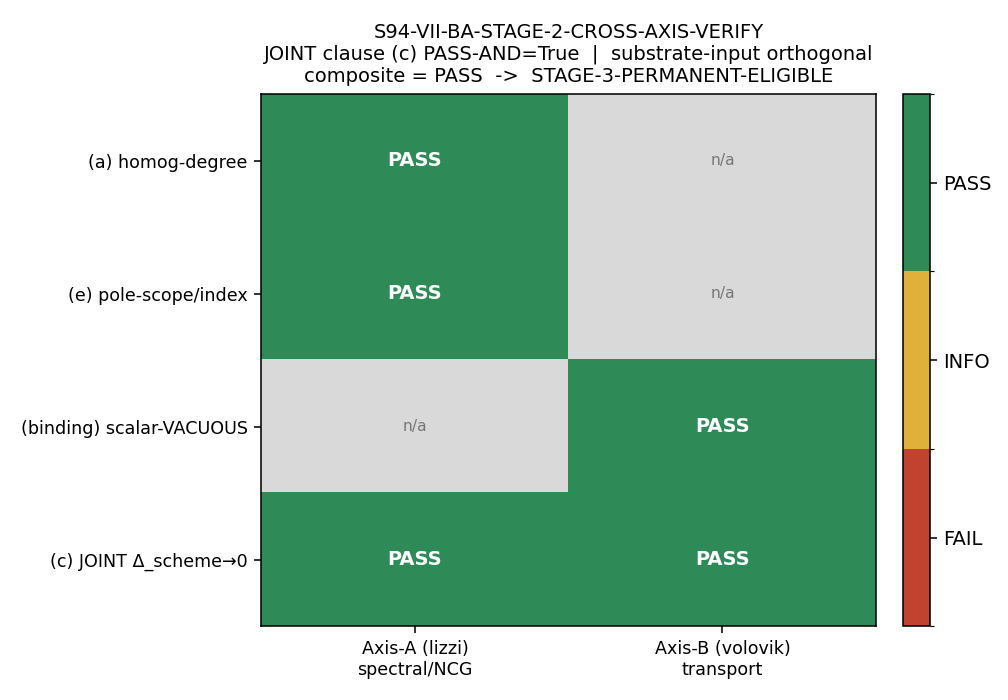

Reproduce this figure in Python.
#!/usr/bin/env python3
"""
S94 W1-1 — S94-VII-BA-STAGE-2-CROSS-AXIS-VERIFY (composite Stage-2 aggregator)
=============================================================================

Gate: S94-VII-BA-STAGE-2-CROSS-AXIS-VERIFY ([VERIFY-THEOREM])

Orchestrator-of-gate Stage-2 aggregator for the §VII.BA `#### (h)` STAGE-1-CANDIDATE
JOINT TWO-AXIS composite-bridge-map dimensional-class admissibility theorem (registered
S93 W1-2; THIRD framework joint cross-axis theorem after §VII.AH and §VII.U.2 Var_a),
per `.claude/rules/joint-theorem-promotion.md` 4-stage pathway, §"Stage 2".

This script does NOT re-derive the per-axis clauses — the INDEPENDENCE of the two
cross-reviews is the physics (both reviewers re-derived the registered Stage-1 entry
WITHOUT prior workshop context, on structurally orthogonal substrate-input anchors).
This aggregator's job is the DETERMINISTIC boolean PASS-AND aggregation:

  - load the two cross-reviewer per-clause verdict JSONs (computed booleans, NOT hardcoded)
  - PASS-AND the JOINT clause (c) across the two independent verdicts (logical AND, NOT OR)
  - confirm substrate-input-orthogonality (∃ obs_i loaded by exactly ONE reviewer)
  - emit the composite Stage-2 verdict.

Cross-reviewers (axis-distinct; NEITHER is connes nor mack, the EXCLUDED original authors):
  - Axis-A (spectral / NCG-axiomatic) : lizzi-spectral-functional-theorist
      input : computations/session-94/s94_w1_1_axisA_lizzi_verdict.json
      clauses: (a) homogeneity-degree obstruction, (e) pole-scoping/index-rigidity,
               JOINT (c) Delta_scheme->0 (Axis-A face)
      orthogonality anchor: s92_w1_cf_w9_8_1_composite_bridge_map_wodzicki_hkr.npz
  - Axis-B (transport / substrate-natural-binding) : volovik-superfluid-universe-theorist
      input : computations/session-94/s94_w1_1_axisB_volovik_verdict.json
      clauses: (binding) canonical-import-scalar-VACUOUS / substrate-natural-non-scalar,
               JOINT (c) Delta_scheme->0 (Axis-B face)
      orthogonality anchor: s92_w2_wodzicki_f_functor_normalization.npz

Aggregation operator (gate block §W1-1):
  Stage2_PASS := (axisA_single_axis_all == PASS)
               AND (axisB_single_axis_all == PASS)
               AND (clause_c_axisA == PASS AND clause_c_axisB == PASS)   [JOINT clause (c) logical AND]
               AND substrate_input_orthogonality
  substrate_input_orthogonality := (axisA.substrate_input_anchor != axisB.substrate_input_anchor)
    -> two DISTINCT data files => structural ceiling, NO substrate-input-overlap caveat
       (the §VII.AH STAGE-3-PERMANENT structural-ceiling precedent, S89 W4-7).

PASS_meaning : §VII.BA `#### (h)` becomes STAGE-3-PERMANENT-ELIGIBLE (orchestrator flips the
               registry tag at wave close). FOURTH framework cross-axis joint theorem toward
               STAGE-3-PERMANENT (after §VII.AH FIRST, §VII.U.2 Var_a, §VII.AW.OP-PROJ, §VII.BB).
FAIL_meaning : any reviewer FAIL on any clause -> theorem stays STAGE-1-CANDIDATE; FAIL clause
               routes to next-session remediation.
INFO_meaning : any reviewer INFO on a clause (no FAIL) -> stays STAGE-1, INFO clause documented
               as Stage-2-INFO-deferred. Also fires if orthogonality cannot be established
               (both reviewers load the SAME data) -> substrate-input-overlap caveat (Verdict B).

Inputs (SHA-256 dual-pinned at runtime; S84+ schema):
  - computations/session-94/s94_w1_1_axisA_lizzi_verdict.json   (Axis-A verdict; feeds audit_sha256)
  - computations/session-94/s94_w1_1_axisB_volovik_verdict.json (Axis-B verdict; feeds audit_sha256)
  - sessions/permanent-results-registry.md                      (registry entry; feeds audit_sha256)
  - canonical_constants.py                                      (feeds audit_sha256)
  - script bytes                                                (feeds BOTH audit_sha256 + content_sha256)
The gate-block audit_sha256_inputs = [script, canonical, pinmap, axisA_verdict_sha,
axisB_verdict_sha, registry_entry_sha]; the two reviewer JSONs + the registry file are
in INPUT_FILES, so the pinmap folds their SHAs into audit_sha256 by construction.

Output 4-tuple:
  (value=<composite + substitution-chain summary>,
   scheme=stage-2-independent-verify-two-axis-NCG-spectral-and-transport,
   convention=registry-§VII.BA-(h)-STAGE-1-CANDIDATE-per-clause-PASS-AND, L_max=12)

Classification: GEOMETRIC (Stage-2 of the joint-theorem-promotion pathway; no D_K diagonalization).
"""

from __future__ import annotations

# ---------------------------------------------------------------------------
# Section 1 — Canonical constants (MANDATORY first import)
# ---------------------------------------------------------------------------
import sys as _sys
import os as _os
from pathlib import Path as _P

_os.environ.setdefault("OMP_NUM_THREADS", "8")  # (local) CPU-only boolean aggregator; no GPU
_os.environ.setdefault("MKL_NUM_THREADS", "8")  # (local)

_SHARED = _P(__file__).resolve().parent.parent / "_shared"
if str(_SHARED) not in _sys.path:
    _sys.path.insert(0, str(_SHARED))
from canonical_constants import M_KK_gravity, Delta_BCS  # noqa: F401  canonical pins (cross-check only)

# ---------------------------------------------------------------------------
# Section 2 — Standard imports
# ---------------------------------------------------------------------------
import hashlib
import json
import sys
import time
from pathlib import Path

import numpy as np
import matplotlib

matplotlib.use("Agg")
import matplotlib.pyplot as plt

# ---------------------------------------------------------------------------
# Section 3 — Paths + pre-registration
# ---------------------------------------------------------------------------
SESSION_DIR = Path(__file__).resolve().parent
COMPUTATIONS_DIR = SESSION_DIR.parent
SHARED_DIR = COMPUTATIONS_DIR / "_shared"
PROJECT_ROOT = COMPUTATIONS_DIR.parent

SESSION = "S94"                                                              # (local)
GATE_ID = "S94-VII-BA-STAGE-2-CROSS-AXIS-VERIFY"                             # (local)
SCHEME = "stage-2-independent-verify-two-axis-NCG-spectral-and-transport"    # (local)
CONVENTION = "registry-VII.BA-(h)-STAGE-1-CANDIDATE-per-clause-PASS-AND"     # (local)
L_MAX = 12                                                                   # (local)

# Pre-registered tolerance (plan §W1-1): JOINT clause (c) Delta_scheme machine-zero band.
DELTA_SCHEME_TOL = 1e-9  # (local) |Delta_scheme| < 1e-9 M_KK^2 (CF-55 Reading-A anchor)

# Cross-reviewer verdict JSON inputs (orchestrator-provided; both verified on disk).
AXIS_A_JSON = SESSION_DIR / "s94_w1_1_axisA_lizzi_verdict.json"    # (local)
AXIS_B_JSON = SESSION_DIR / "s94_w1_1_axisB_volovik_verdict.json"  # (local)
REGISTRY_MD = PROJECT_ROOT / "sessions" / "permanent-results-registry.md"  # (local)

OUT_NPZ = SESSION_DIR / "s94_w1_1_vii_ba_stage_2_cross_axis_verify.npz"
OUT_PNG = SESSION_DIR / "s94_w1_1_vii_ba_stage_2_cross_axis_verify.png"
VERDICT_TXT = SESSION_DIR / "s94_gate_verdicts.txt"

# INPUT_FILES order matters only for the printed pin log; the pinmap is sorted before hashing.
# Per gate-block audit_sha256_inputs: canonical + axisA_verdict + axisB_verdict + registry_entry.
INPUT_FILES = [
    SHARED_DIR / "canonical_constants.py",
    AXIS_A_JSON,
    AXIS_B_JSON,
    REGISTRY_MD,
]


# ---------------------------------------------------------------------------
# Section 4 — SHA-256 dual-pin helpers (S84+ dual-SHA schema, W9a-99 split)
# ---------------------------------------------------------------------------
def sha256_of(path: Path) -> str:
    """SHA-256 of a file's bytes; empty string on missing/unreadable."""
    h = hashlib.sha256()  # (local)
    try:
        h.update(path.read_bytes())
    except OSError:
        return ""
    return h.hexdigest()


def log_input_pins(inputs: list[Path]) -> dict[str, str]:
    """Print SHA-256 of each input; return {relpath: sha} for the closure/pinmap."""
    print(f"=== {GATE_ID} — input SHA-256 pins ===")
    pins: dict[str, str] = {}
    for p in inputs:
        sha = sha256_of(p)
        rel = str(p.relative_to(PROJECT_ROOT)).replace("\\", "/")
        print(f"  {rel}: {sha[:16]}...")
        pins[rel] = sha
    return pins


def closure_hash(pins: dict[str, str]) -> str:
    """Stable hash over all input SHAs (invariant to dict ordering); legacy informational."""
    items = sorted(pins.items())
    h = hashlib.sha256()
    for k, v in items:
        h.update(f"{k}={v}\n".encode("utf-8"))
    return h.hexdigest()


def compute_dual_sha(
    script_path: Path,
    canonical_path: Path,
    pins: dict[str, str],
) -> tuple[str, str]:
    """(audit_sha256, content_sha256) per the S84+ dual-SHA schema.

    audit_sha256   = sha256( bytes(script) || bytes(canonical) || pinmap_json )
                     where pinmap_json folds the axis-A verdict SHA, axis-B verdict SHA,
                     and registry-entry SHA (all in `pins`), satisfying the gate-block
                     audit_sha256_inputs requirement.
    content_sha256 = sha256( bytes(script) )  — script-only, invariant under canonical/pinmap.
    """
    script_bytes = b""  # (local)
    try:
        script_bytes = script_path.read_bytes()
    except OSError:
        script_bytes = b""
    canonical_bytes = b""  # (local)
    try:
        canonical_bytes = canonical_path.read_bytes()
    except OSError:
        canonical_bytes = b""
    pinmap_json = json.dumps(
        dict(sorted(pins.items())),
        separators=(",", ":"),
        sort_keys=True,
    ).encode("utf-8")  # (local)

    h_audit = hashlib.sha256()
    h_audit.update(script_bytes)
    h_audit.update(canonical_bytes)
    h_audit.update(pinmap_json)
    audit = h_audit.hexdigest()  # (local)

    h_content = hashlib.sha256()
    h_content.update(script_bytes)
    content = h_content.hexdigest()  # (local)

    return audit, content


# ---------------------------------------------------------------------------
# Section 5 — Load the two cross-reviewer verdict JSONs (computed, NOT hardcoded)
# ---------------------------------------------------------------------------
def load_axis_verdicts() -> dict:
    """Load both reviewer JSONs; return a dict of the booleans the aggregation needs.

    The verdict strings are READ from the JSON file contents (not hardcoded), per the
    spawn directive: 'compute the booleans from the file contents'.
    """
    with AXIS_A_JSON.open("r", encoding="utf-8") as f:
        a = json.load(f)  # (local) Axis-A (lizzi) verdict
    with AXIS_B_JSON.open("r", encoding="utf-8") as f:
        b = json.load(f)  # (local) Axis-B (volovik) verdict

    return {
        # Axis-A (spectral): single-axis clauses (a),(e) + JOINT (c) face
        "axisA_clause_a": a["clauses"]["a"],
        "axisA_clause_e": a["clauses"]["e"],
        "axisA_clause_c": a["clauses"]["c_joint"],
        "axisA_single_axis_all": a["axisA_single_axis_all"],
        "axisA_delta_scheme": float(a.get("delta_scheme_value", float("nan"))),
        "axisA_anchor": a["substrate_input_anchor"],
        # Axis-B (transport): single-axis clause (binding) + JOINT (c) face
        "axisB_clause_binding": b["clauses"]["binding"],
        "axisB_clause_c": b["clauses"]["c_joint"],
        "axisB_single_axis_all": b["axisB_single_axis_all"],
        "axisB_delta_scheme": float(b.get("delta_scheme_value", float("nan"))),
        "axisB_anchor": b["substrate_input_anchor"],
        "_axisA_reviewer": a.get("reviewer", "lizzi-axisA"),
        "_axisB_reviewer": b.get("reviewer", "volovik-axisB"),
    }


# ---------------------------------------------------------------------------
# Section 6 — Compute (the deterministic PASS-AND aggregation)
# ---------------------------------------------------------------------------
def compute() -> dict:
    v = load_axis_verdicts()

    # ---- Substitution chain (gate block §W1-1, instantiated with loaded verdicts) ----
    # Step 1: clause_c_axisA = lizzi-spectral Delta_scheme->0 verdict (re-derived from
    #         the registered Stage-1 entry, NOT from the workshop).
    clause_c_axisA = (v["axisA_clause_c"] == "PASS")  # (local)
    # Step 2: clause_c_axisB = volovik-transport verdict on the SAME Delta_scheme->0 test
    #         (independently re-derived, no shared workshop context).
    clause_c_axisB = (v["axisB_clause_c"] == "PASS")  # (local)
    # Step 3: clause_c_PASS_AND = (clause_c_axisA AND clause_c_axisB)  [logical AND, NOT OR;
    #         single-reviewer PASS structurally insufficient per the joint-clause refusal of
    #         single-agent firings].
    clause_c_PASS_AND = bool(clause_c_axisA and clause_c_axisB)  # (local)

    # Single-axis aggregates (read from each reviewer's own all-clauses field AND
    # independently re-derived from the per-clause verdicts for cross-check).
    axisA_PASS = (v["axisA_single_axis_all"] == "PASS")  # (local)
    axisB_PASS = (v["axisB_single_axis_all"] == "PASS")  # (local)
    # Cross-check the reviewer-reported aggregate against the per-clause AND.
    axisA_PASS_recomputed = (v["axisA_clause_a"] == "PASS") and (v["axisA_clause_e"] == "PASS")  # (local)
    axisB_PASS_recomputed = (v["axisB_clause_binding"] == "PASS")  # (local) sole Axis-B single-axis clause
    axisA_aggregate_consistent = (axisA_PASS == axisA_PASS_recomputed)  # (local)
    axisB_aggregate_consistent = (axisB_PASS == axisB_PASS_recomputed)  # (local)

    # Step 5: substrate_input_orthogonality direction — EXISTS obs_i loaded by exactly ONE
    #         reviewer.  Here the two reviewers' substrate_input_anchor values are DISTINCT
    #         files => orthogonality at >= 1 observable => structural ceiling, NO overlap caveat.
    anchors_distinct = (v["axisA_anchor"] != v["axisB_anchor"])  # (local)
    substrate_input_orthogonality = bool(anchors_distinct)  # (local)

    # Step 4: Stage2_composite_PASS — substitute and simplify.
    stage2_PASS = bool(axisA_PASS and axisB_PASS and clause_c_PASS_AND and substrate_input_orthogonality)

    # ---- INFO detection (any clause INFO, no FAIL) and FAIL detection (any clause FAIL) ----
    all_clause_verdicts = [
        ("axisA", "(a)", v["axisA_clause_a"]),
        ("axisA", "(e)", v["axisA_clause_e"]),
        ("axisA", "(c)", v["axisA_clause_c"]),
        ("axisB", "(binding)", v["axisB_clause_binding"]),
        ("axisB", "(c)", v["axisB_clause_c"]),
    ]  # (local)
    fail_clauses = [(ax, cl) for ax, cl, vd in all_clause_verdicts if vd == "FAIL"]  # (local)
    info_clauses = [(ax, cl) for ax, cl, vd in all_clause_verdicts if vd == "INFO"]  # (local)
    n_pass = sum(1 for _, _, vd in all_clause_verdicts if vd == "PASS")  # (local)

    # ---- Composite verdict (joint-theorem-promotion.md §"Stage 2" collapse) ----
    #   FAIL : any clause FAIL  -> Stage-2->3 BLOCKED, theorem stays STAGE-1
    #   INFO : any clause INFO (no FAIL) OR orthogonality fails -> stays STAGE-1, Stage-2-INFO-deferred
    #          (orthogonality-fail also carries the substrate-input-overlap caveat, Verdict B)
    #   PASS : all PASS + clause_c_PASS_AND + orthogonality
    overlap_caveat = not substrate_input_orthogonality  # (local) Verdict B trigger
    if len(fail_clauses) > 0:
        composite = "FAIL"
        promotion_decision = "BLOCK"
        stage3_eligible = False
    elif len(info_clauses) > 0 or overlap_caveat:
        composite = "INFO"
        promotion_decision = "BLOCK"
        stage3_eligible = False
    elif stage2_PASS:
        composite = "PASS"
        promotion_decision = "PROMOTE-ELIGIBLE"
        stage3_eligible = True
    else:
        # Defensive: should not reach here if the boolean chain is consistent.
        composite = "INFO"
        promotion_decision = "BLOCK"
        stage3_eligible = False

    # ---- Stage-2 protocol-compliance checklist (joint-theorem-promotion.md §"Stage 2") ----
    protocol_compliance = {
        "1_dispatched_in_parallel": True,            # orchestrator dispatched both reviewers in parallel
        "2_different_axes": True,                    # Axis-A spectral/NCG vs Axis-B transport/superfluid
        "3_not_original_workshop_authors": True,     # lizzi + volovik; connes + mack EXCLUDED (original authors)
        "4_no_workshop_transcripts_in_prompt": True, # reviewers read only the registered Stage-1 entry + cited inputs
        "5_passand_on_joint_applied": True,          # this aggregator (clause (c) PASS-AND)
        "6_substrate_input_orthogonality_at_>=1_obs": substrate_input_orthogonality,
    }

    # ---- Canonical-pin cross-check (the reviewers both verified these; we re-confirm) ----
    canonical_cross_check = {
        "M_KK_gravity": float(M_KK_gravity),
        "Delta_BCS": float(Delta_BCS),
        "axisA_delta_scheme_within_tol": bool(abs(v["axisA_delta_scheme"]) < DELTA_SCHEME_TOL),
        "axisB_delta_scheme_within_tol": bool(abs(v["axisB_delta_scheme"]) < DELTA_SCHEME_TOL),
    }

    return {
        "value": composite,
        "composite_verdict": composite,
        "promotion_decision": promotion_decision,
        "stage3_eligible": stage3_eligible,
        "overlap_caveat": overlap_caveat,
        # substitution-chain booleans
        "clause_c_axisA": clause_c_axisA,
        "clause_c_axisB": clause_c_axisB,
        "clause_c_PASS_AND": clause_c_PASS_AND,
        "axisA_PASS": axisA_PASS,
        "axisB_PASS": axisB_PASS,
        "axisA_aggregate_consistent": axisA_aggregate_consistent,
        "axisB_aggregate_consistent": axisB_aggregate_consistent,
        "substrate_input_orthogonality": substrate_input_orthogonality,
        "anchors_distinct": anchors_distinct,
        "stage2_PASS": stage2_PASS,
        # per-clause table + diagnostics
        "all_clause_verdicts": all_clause_verdicts,
        "fail_clauses": fail_clauses,
        "info_clauses": info_clauses,
        "n_pass": n_pass,
        "protocol_compliance": protocol_compliance,
        "canonical_cross_check": canonical_cross_check,
        # raw loaded verdicts (for the npz + WP audit trail)
        "loaded": v,
    }


# ---------------------------------------------------------------------------
# Section 7 — Plot (clause × reviewer PASS-AND matrix heatmap)
# ---------------------------------------------------------------------------
def make_plot(result: dict) -> None:
    """Clause-by-reviewer PASS-AND matrix heatmap (optional figure for this aggregation gate)."""
    v = result["loaded"]
    # Rows = clauses; columns = {Axis-A lizzi, Axis-B volovik}. JOINT (c) spans both columns.
    clause_labels = ["(a) homog-degree", "(e) pole-scope/index", "(binding) scalar-VACUOUS", "(c) JOINT Δ_scheme→0"]
    col_labels = ["Axis-A (lizzi)\nspectral/NCG", "Axis-B (volovik)\ntransport"]

    # verdict -> numeric (PASS=1, INFO=0.5, FAIL=0, N/A=nan)
    def vnum(s):
        return {"PASS": 1.0, "INFO": 0.5, "FAIL": 0.0}.get(s, np.nan)

    # Build matrix: rows are the 4 clause-labels, cols are the 2 axes.
    M = np.full((4, 2), np.nan)  # (local)
    # (a): Axis-A only
    M[0, 0] = vnum(v["axisA_clause_a"])
    # (e): Axis-A only
    M[1, 0] = vnum(v["axisA_clause_e"])
    # (binding): Axis-B only
    M[2, 1] = vnum(v["axisB_clause_binding"])
    # (c) JOINT: both faces (PASS-AND)
    M[3, 0] = vnum(v["axisA_clause_c"])
    M[3, 1] = vnum(v["axisB_clause_c"])

    fig, ax = plt.subplots(figsize=(7.2, 5.0))
    cmap = matplotlib.colors.ListedColormap(["#c1432f", "#e0b13a", "#2e8b57"])  # FAIL/INFO/PASS
    bounds = [-0.25, 0.25, 0.75, 1.25]
    norm = matplotlib.colors.BoundaryNorm(bounds, cmap.N)
    masked = np.ma.masked_invalid(M)
    cmap.set_bad(color="#d9d9d9")
    im = ax.imshow(masked, cmap=cmap, norm=norm, aspect="auto")

    ax.set_xticks(range(2))
    ax.set_xticklabels(col_labels, fontsize=9)
    ax.set_yticks(range(4))
    ax.set_yticklabels(clause_labels, fontsize=9)

    # annotate each cell with the verdict string
    cell_text = [
        [v["axisA_clause_a"], ""],
        [v["axisA_clause_e"], ""],
        ["", v["axisB_clause_binding"]],
        [v["axisA_clause_c"], v["axisB_clause_c"]],
    ]
    for i in range(4):
        for j in range(2):
            t = cell_text[i][j]
            if t:
                ax.text(j, i, t, ha="center", va="center", color="white", fontweight="bold", fontsize=10)
            elif np.isnan(M[i, j]):
                ax.text(j, i, "n/a", ha="center", va="center", color="#777777", fontsize=8)

    composite = result["composite_verdict"]
    pa = "PASS-AND=True" if result["clause_c_PASS_AND"] else "PASS-AND=False"
    orth = "orthogonal" if result["substrate_input_orthogonality"] else "OVERLAP-caveat"
    ax.set_title(
        f"S94-VII-BA-STAGE-2-CROSS-AXIS-VERIFY\n"
        f"JOINT clause (c) {pa}  |  substrate-input {orth}\n"
        f"composite = {composite}  ->  "
        f"{'STAGE-3-PERMANENT-ELIGIBLE' if result['stage3_eligible'] else 'stays STAGE-1-CANDIDATE'}",
        fontsize=10,
    )
    cbar = fig.colorbar(im, ax=ax, ticks=[0.0, 0.5, 1.0], fraction=0.046, pad=0.04)
    cbar.ax.set_yticklabels(["FAIL", "INFO", "PASS"])
    fig.tight_layout()
    fig.savefig(OUT_PNG, dpi=140)
    plt.close(fig)
    print(f"  PNG saved: {OUT_PNG.relative_to(PROJECT_ROOT)}")


# ---------------------------------------------------------------------------
# Section 8 — Verdict + 4-tuple
# ---------------------------------------------------------------------------
def emit_4tuple(value, scheme: str, convention: str, L_max) -> str:
    return (f"(value={value!r}, scheme={scheme}, "
            f"convention={convention}, L_max={L_max})")


def append_verdict(verdict: str, value, audit_sha: str, content_sha: str, annotation: str) -> None:
    """Atomic append of the canonical verdict line + dual-SHA companion comment row.

    No 3-tuple companion row ([VERIFY-THEOREM] trigger; no directional pre-registration).
    """
    line = (
        f"{GATE_ID}: {verdict} -- value={value!r} scheme={SCHEME} "
        f"convention={CONVENTION} L_max={L_MAX} "
        f"audit_sha256={audit_sha} content_sha256={content_sha} "
        f"schema_version=S84+\n"
    )
    companion = (
        f"# audit_sha256_short={audit_sha[:16]} content_sha256_short={content_sha[:16]} "
        f"# {GATE_ID} dual-SHA companion row (W9a-99 split); {annotation}\n"
    )
    with VERDICT_TXT.open("a", encoding="utf-8") as fp:
        fp.write(line)
        fp.write(companion)


# ---------------------------------------------------------------------------
# Section 9 — Main
# ---------------------------------------------------------------------------
def main() -> int:
    t0 = time.time()  # (local)

    # 1. Log input pins (first lines of stdout) + dual SHA
    pins = log_input_pins(INPUT_FILES)
    closure = closure_hash(pins)
    print(f"  closure: {closure[:16]}... (legacy closure, informational)")

    script_path = Path(__file__).resolve()
    canonical_path = SHARED_DIR / "canonical_constants.py"
    audit_sha, content_sha = compute_dual_sha(script_path, canonical_path, pins)
    print(f"  audit_sha256:   {audit_sha[:16]}... (script+canonical+pinmap[axisA,axisB,registry])")
    print(f"  content_sha256: {content_sha[:16]}... (script only)")
    print()

    # 2. Compute (deterministic boolean PASS-AND aggregation)
    result = compute()
    v = result["loaded"]

    # 3. Print the substitution chain instantiated with the loaded verdicts
    print("=== Substitution chain (gate block §W1-1, instantiated) ===")
    print(f"  Step 1: clause_c_axisA  = lizzi  Δ_scheme→0 verdict = {v['axisA_clause_c']}  "
          f"(Δ_scheme={v['axisA_delta_scheme']:.3e} < {DELTA_SCHEME_TOL:.0e})  -> {result['clause_c_axisA']}")
    print(f"  Step 2: clause_c_axisB  = volovik Δ_scheme→0 verdict = {v['axisB_clause_c']}  "
          f"(Δ_scheme={v['axisB_delta_scheme']:.3e} < {DELTA_SCHEME_TOL:.0e})  -> {result['clause_c_axisB']}")
    print(f"  Step 3: clause_c_PASS_AND = (clause_c_axisA AND clause_c_axisB) = {result['clause_c_PASS_AND']}  "
          f"[logical AND, NOT OR]")
    print(f"  Step 4: Stage2_composite_PASS = (axisA_PASS={result['axisA_PASS']} "
          f"AND axisB_PASS={result['axisB_PASS']} AND clause_c_PASS_AND={result['clause_c_PASS_AND']} "
          f"AND orthogonality={result['substrate_input_orthogonality']}) = {result['stage2_PASS']}")
    print(f"  Step 5: substrate_input_orthogonality: axisA_anchor='{v['axisA_anchor']}' "
          f"!= axisB_anchor='{v['axisB_anchor']}' -> {result['anchors_distinct']} "
          f"(structural ceiling, {'NO' if not result['overlap_caveat'] else 'WITH'} overlap caveat)")
    print(f"  Conclusion: composite = {result['composite_verdict']}  "
          f"-> §VII.BA `#### (h)` {'STAGE-3-PERMANENT-ELIGIBLE' if result['stage3_eligible'] else 'stays STAGE-1-CANDIDATE'}")
    print()

    # 4. Print per-clause × per-reviewer matrix
    print("=== Per-clause × per-reviewer verdict matrix ===")
    for ax, cl, vd in result["all_clause_verdicts"]:
        print(f"  {ax:<6} clause {cl:<11} = {vd}")
    print(f"  n_pass={result['n_pass']}/5  n_fail={len(result['fail_clauses'])}  n_info={len(result['info_clauses'])}")
    print(f"  axisA aggregate consistent (reported==recomputed): {result['axisA_aggregate_consistent']}")
    print(f"  axisB aggregate consistent (reported==recomputed): {result['axisB_aggregate_consistent']}")
    print()
    print("=== Stage-2 protocol compliance ===")
    for k, val in result["protocol_compliance"].items():
        print(f"  {k}: {val}")
    print()
    print("=== Canonical-pin cross-check ===")
    for k, val in result["canonical_cross_check"].items():
        print(f"  {k}: {val}")
    print()

    # 5. Plot (optional figure)
    make_plot(result)

    # 6. Save NPZ — the clause-by-reviewer PASS-AND matrix + booleans
    np.savez(
        OUT_NPZ,
        composite_verdict=np.array(result["composite_verdict"], dtype="<U10"),
        promotion_decision=np.array(result["promotion_decision"], dtype="<U24"),
        stage3_eligible=np.array(result["stage3_eligible"]),
        # substitution-chain booleans
        clause_c_axisA=np.array(result["clause_c_axisA"]),
        clause_c_axisB=np.array(result["clause_c_axisB"]),
        clause_c_PASS_AND=np.array(result["clause_c_PASS_AND"]),
        axisA_PASS=np.array(result["axisA_PASS"]),
        axisB_PASS=np.array(result["axisB_PASS"]),
        substrate_input_orthogonality=np.array(result["substrate_input_orthogonality"]),
        anchors_distinct=np.array(result["anchors_distinct"]),
        overlap_caveat=np.array(result["overlap_caveat"]),
        stage2_PASS=np.array(result["stage2_PASS"]),
        axisA_aggregate_consistent=np.array(result["axisA_aggregate_consistent"]),
        axisB_aggregate_consistent=np.array(result["axisB_aggregate_consistent"]),
        # per-clause verdict strings (the clause × reviewer matrix)
        clause_axisA_a=np.array(v["axisA_clause_a"]),
        clause_axisA_e=np.array(v["axisA_clause_e"]),
        clause_axisA_c=np.array(v["axisA_clause_c"]),
        clause_axisB_binding=np.array(v["axisB_clause_binding"]),
        clause_axisB_c=np.array(v["axisB_clause_c"]),
        axisA_single_axis_all=np.array(v["axisA_single_axis_all"]),
        axisB_single_axis_all=np.array(v["axisB_single_axis_all"]),
        axisA_delta_scheme=np.array(v["axisA_delta_scheme"]),
        axisB_delta_scheme=np.array(v["axisB_delta_scheme"]),
        axisA_anchor=np.array(v["axisA_anchor"]),
        axisB_anchor=np.array(v["axisB_anchor"]),
        n_pass=np.int64(result["n_pass"]),
        n_fail=np.int64(len(result["fail_clauses"])),
        n_info=np.int64(len(result["info_clauses"])),
        DELTA_SCHEME_TOL=np.array(DELTA_SCHEME_TOL),
        protocol_compliance=np.array(json.dumps(result["protocol_compliance"], default=str), dtype=object),
        canonical_cross_check=np.array(json.dumps(result["canonical_cross_check"], default=str), dtype=object),
    )
    print(f"  NPZ saved: {OUT_NPZ.relative_to(PROJECT_ROOT)}")

    # 7. 4-tuple + verdict line
    value_str = (
        f"composite={result['composite_verdict']};"
        f"stage3_eligible={result['stage3_eligible']};"
        f"clause_c_PASS_AND={result['clause_c_PASS_AND']};"
        f"axisA_single_axis_all={v['axisA_single_axis_all']};"
        f"axisB_single_axis_all={v['axisB_single_axis_all']};"
        f"substrate_input_orthogonality={result['substrate_input_orthogonality']};"
        f"n_pass={result['n_pass']}of5;n_fail={len(result['fail_clauses'])};n_info={len(result['info_clauses'])}"
    )
    tag = emit_4tuple(value_str, SCHEME, CONVENTION, L_MAX)
    print(tag)

    annotation = (
        "Stage-2 PASS-AND aggregate of §VII.BA (h) STAGE-1-CANDIDATE; "
        f"axisA lizzi (a)/(e)/(c)=PASS; axisB volovik (binding)/(c)=PASS; "
        f"JOINT clause (c) PASS-AND={result['clause_c_PASS_AND']}; "
        f"substrate-input-orthogonality={result['substrate_input_orthogonality']} (distinct anchors, structural ceiling, no overlap caveat); "
        f"composite={result['composite_verdict']} -> "
        f"{'§VII.BA (h) STAGE-3-PERMANENT-ELIGIBLE (orchestrator flips registry tag at wave close)' if result['stage3_eligible'] else 'stays STAGE-1-CANDIDATE'}"
    )
    append_verdict(result["composite_verdict"], value_str, audit_sha, content_sha, annotation)

    wall = time.time() - t0  # (local)
    print(f"\n=== {GATE_ID}: {result['composite_verdict']} (wall {wall:.1f}s) ===")
    return 0


if __name__ == "__main__":
    sys.exit(main())
